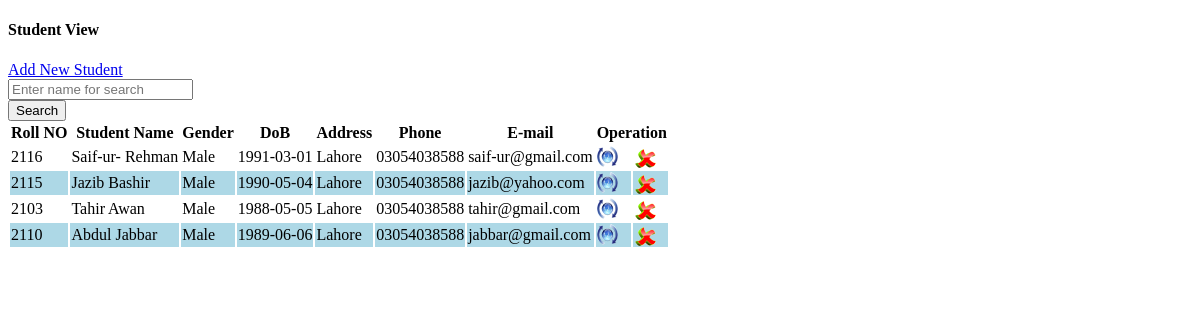
The app's page /View_Students.php, older data.
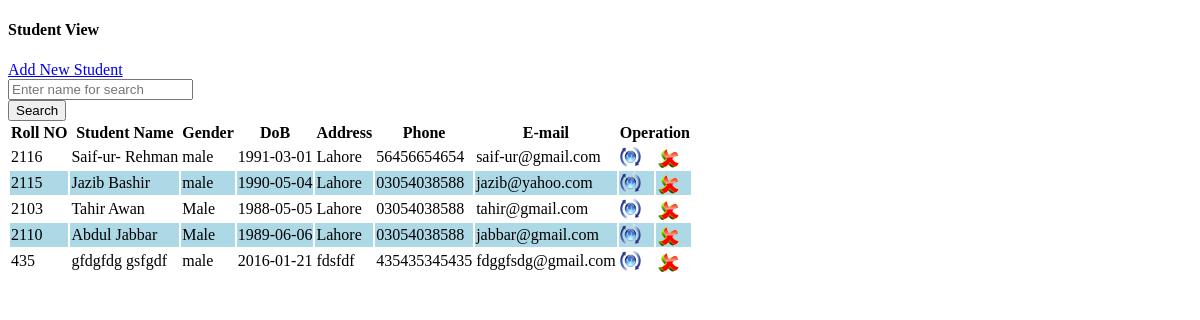
The same page, newer data.
### tables this page shows
CREATE TABLE `stu_tbl` (
  `roll_no` int(10) NOT NULL,
  `stu_id` int(10) UNSIGNED NOT NULL,
  `f_name` varchar(50) NOT NULL,
  `l_name` varchar(50) NOT NULL,
  `gender` char(10) NOT NULL,
  `dob` date NOT NULL,
  `address` varchar(100) NOT NULL,
  `phone` varchar(50) NOT NULL,
  `email` varchar(70) NOT NULL,
  `student_expense` int(11) NOT NULL
);

### View_Students.php (the view, shortened to what this page needs)
<!DOCTYPE html PUBLIC "-//W3C//DTD XHTML 1.0 Transitional//EN" "http://www.w3.org/TR/xhtml1/DTD/xhtml1-transitional.dtd">
<html xmlns="http://www.w3.org/1999/xhtml">
<head>
<link rel="stylesheet" type="text/css" href="css/style_view.css" />
</head>
<body>
<div class="col-md-12  view-form-style">
    <div class="col-md-12 entry-head margin-20b">
        <h4 class="left">Student View</h4>
        <a class="btn btn-primary right" href="?tag=student_entry">Add New Student</a>
    </div>
    <form role="form" data-toggle="validator" method="post" class="form-horizontal">
        <div class="form-group">
            <div class="col-md-9 col-md-offset-1     col-xs-9 col-sm-10">
            <input type="text" class="form-control" name="searchtxt" Placeholder="Enter name for search" autocomplete="off"/></div>
            <input type="submit" name="btnsearch" value="Search" class="btn btn-info"/>
        </div>
    </form>
<form method="post">
    <div class="table-responsive">
        <table class="table table-bordered">
        <tr>
            <th>Roll NO</th>
            <th>Student Name</th>
            <th>Gender</th>
            <th>DoB</th>
            <th>Address</th>
            <th>Phone</th>
            <th>E-mail</th>
            <th colspan="2">Operation</th>
        </tr>
        <?php
	$key="";
	if($key !="")
		$sql_sel=mysql_query("SElECT * FROM stu_tbl WHERE f_name  like '%$key%' or l_name like '%$key%'");
	else
		 $sql_sel=mysql_query("SELECT * FROM stu_tbl");
    $i=0;
    while($row=mysql_fetch_array($sql_sel)){
    $i++;
    $color=($i%2==0)?"lightblue":"white";
    ?>
      <tr bgcolor="<?php echo $color?>">
            <td><?php echo $row['roll_no'];?></td>
            <td><?php echo $row['f_name']."    ".$row['l_name'];?></td>
            <td><?php echo $row['gender'];?></td>
            <td><?php echo $row['dob'];?></td>
            <td><?php echo $row['address'];?></td>
            <td><?php echo $row['phone'];?></td>
            <td><?php echo $row['email'];?></td>
            <td><a href="?tag=student_entry&opr=upd&rs_id=<?php echo $row['stu_id'];?>" title="Update"><img src="picture/update.png" /></a></td>
            <td><a href="?tag=view_students&opr=del&rs_id=<?php echo $row['stu_id'];?>" title="Delete"><img src="picture/delete.png" /></a></td>
        </tr>
    <?php
    }
    ?>
    </table>
    </div>
</form>
</body>
</html>

Row changes from the older to the newer data that the page shows:
changed stu_tbl "Saif-ur-": gender "Male" → "male"; phone "03054038588" → "56456654654"
changed stu_tbl "Jazib": gender "Male" → "male"
added stu_tbl: roll_no "435", f_name "gfdgfdg", l_name "gsfgdf", gender "male", dob "2016-01-21", address "fdsfdf", phone "435435345435", email "fdggfsdg@gmail.com"
